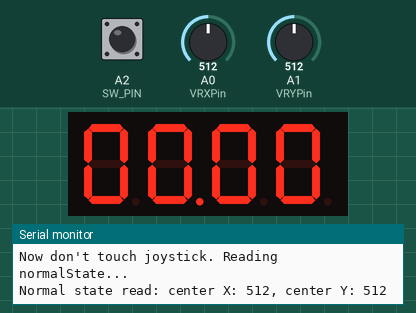
Recording of a sketch running on a simulated Arduino Uno, built with avr-gcc and run on an emulated ATmega328P. On the bench: 4-digit seven-segment display, the last lines printed to the serial monitor. The test bench sets the inputs (shaded band); at power-on: A2 (SW_PIN) HIGH, A0 (VRXPin) = 512, A1 (VRYPin) = 512.

Above: at 3.6 s.
At 4.2 s:
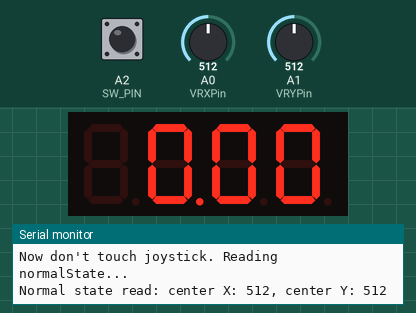
4.3 s: A2 (SW_PIN) pulled LOW for 0.15 s
At 5.1 s:
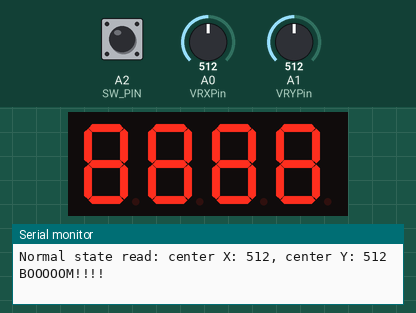
Timing chart, 0 to 7.3 s (numbered marks = the images above; inputs shaded):
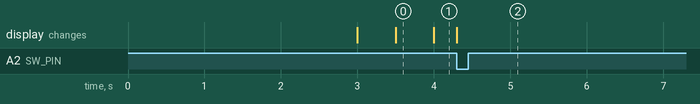

The sketch:

7_segment_led.ino
```cpp
#include "SevSeg.h"
SevSeg sevseg;

byte VRXPin = A0;
byte VRYPin = A1;
byte SW_PIN = A2;
int counter;

int centerX = -1;
int centerY = -1;
int maxX = 1023;
int minX = 0;
int maxY = 1023;
int minY = 0;

bool settingTimer = true;
bool displayState = true;

unsigned long lastUpdateTime = 0;
unsigned long lastBlinkTime = 0;
unsigned long lastInputCheckTime = 0;

const unsigned long blinkInterval = 500;

int timer[] = { 0, 0, 0, 0 };
// int minutes1 = 0;
// int minutes2 = 0;
// int seconds1 = 0;
// int seconds2 = 0;
int selectedNumber = 0;

const unsigned long dotBlinkInterval = 500;
const unsigned long debounceInterval = 300;

unsigned long lastClockUpdate = 0;
unsigned long lastDotBlinkUpdate = 0;
bool dotClockState = true;

bool boom = false;

byte digitOff = 0x00;
byte digitOffDotOn = 0x80;
byte digits[] = {
  0x3F, // '0'
  0x06, // '1'
  0x5B, // '2'
  0x4F, // '3'
  0x66, // '4'
  0x6D, // '5'
  0x7D, // '6'
  0x07, // '7'
  0x7F, // '8'
  0x6F  // '9'
};

byte digitsWithDot[] = {
  0x3F | 0x80, // '0' with dot
  0x06 | 0x80, // '1' with dot
  0x5B | 0x80, // '2' with dot
  0x4F | 0x80, // '3' with dot
  0x66 | 0x80, // '4' with dot
  0x6D | 0x80, // '5' with dot
  0x7D | 0x80, // '6' with dot
  0x07 | 0x80, // '7' with dot
  0x7F | 0x80, // '8' with dot
  0x6F | 0x80  // '9' with dot
};

void setup(){
  byte numDigits = 4;
  byte digitPins[] = {10, 11, 12, 13};
  byte segmentPins[] = {9, 2, 3, 5, 6, 8, 7, 4};
  bool resistorsOnSegments = true;

  byte hardwareConfig = COMMON_CATHODE;
  sevseg.begin(hardwareConfig, numDigits, digitPins, segmentPins, resistorsOnSegments);
  sevseg.setBrightness(90);
  pinMode(SW_PIN, INPUT_PULLUP);
  Serial.begin(9600);
  Serial.println(F("Now don't touch joystick. Reading normalState..."));
  delay(3000);
  centerX = analogRead(VRXPin);
  centerY = analogRead(VRYPin);
  Serial.print(F("Normal state read: "));
  Serial.print(F("center X: "));
  Serial.print(centerX);
  Serial.print(F(", center Y: "));
  Serial.print(centerY);
  Serial.println();
  for (int i = 0; i < 4; i++) {
    sevseg.setSegmentsDigit(timer[i], digits[0]);
  }
  sevseg.refreshDisplay();
}

void loop() {
  if (boom) {
    sevseg.setSegmentsDigit(0, digits[8]);
    sevseg.setSegmentsDigit(1, digits[8]);
    sevseg.setSegmentsDigit(2, digits[8]);
    sevseg.setSegmentsDigit(3, digits[8]);
    sevseg.refreshDisplay();
    return;
  }
  unsigned long now = millis();
  int btnState = digitalRead(SW_PIN);
  if (btnState == LOW) {
    settingTimer = false;
  }

  if (settingTimer) {
    if (now - lastBlinkTime >= blinkInterval) {
      lastBlinkTime = now;
      displayState = !displayState;
      if (displayState) {
        sevseg.setSegmentsDigit(selectedNumber, selectedNumber == 1 ? digitsWithDot[timer[selectedNumber]] : digits[timer[selectedNumber]]);
      } else {
        sevseg.setSegmentsDigit(selectedNumber, selectedNumber == 1 ? digitOffDotOn : digitOff);
      }
    }

    if (now - lastInputCheckTime >= debounceInterval) {
      lastInputCheckTime = now;
      int posX = analogRead(VRXPin);
      int posY = analogRead(VRYPin);

      if (posX > centerX + 400) {
        timer[selectedNumber] = timer[selectedNumber] == 0 ? 0 : timer[selectedNumber] - 1;
      } else if (posX < centerX - 400) {
        timer[selectedNumber] = timer[selectedNumber] == 9 ? 0 : timer[selectedNumber] + 1;
      } else if (posY > centerY + 400) {
        selectedNumber = selectedNumber == 0 ? 3 : selectedNumber - 1;
      } else if (posY < centerY - 400) {
        selectedNumber = selectedNumber == 3 ? 0 : selectedNumber + 1;
      }
    }

    for (int i = 0; i < 4; i++) {
      if (i != selectedNumber) {
        sevseg.setSegmentsDigit(i, i == 1 ? digitsWithDot[timer[i]] : digits[timer[i]]);
      }
    }
  } else {
    if (now - lastClockUpdate > 1000) {
      lastClockUpdate = now;
      if (timer[0] == 0 && timer[1] == 0 && timer[2] == 0 && timer[3] == 0) {
        Serial.println(F("BOOOOOM!!!!"));
        sevseg.setSegmentsDigit(0, digits[8]);
        sevseg.setSegmentsDigit(1, digits[8]);
        sevseg.setSegmentsDigit(2, digits[8]);
        sevseg.setSegmentsDigit(3, digits[8]);
        boom = true;
        return;
      }
      timer[3] = timer[3] == 0 ? 9 : timer[3] - 1;
      if (timer[3] == 9) {
        timer[2] = timer[2] == 0 ? 5 : timer[2] - 1;

        if (timer[2] == 5) {
          timer[1] = timer[1] == 0 ? 9 : timer[1] - 1;

          if (timer[1] == 9 && timer[0] != 0) {
            timer[0] = timer[0] - 1;
          }
        }
      }

      for (int i = 0; i < 4; i++) {
        sevseg.setSegmentsDigit(i, digits[timer[i]]);
      }
    }

    if (now - lastDotBlinkUpdate > dotBlinkInterval) {
      lastDotBlinkUpdate = now;
      dotClockState = !dotClockState;

      if (!dotClockState) {
        sevseg.setSegmentsDigit(1, digits[timer[1]]);
      } else {
        sevseg.setSegmentsDigit(1, digitsWithDot[timer[1]]);
      }
    }
  }

  sevseg.refreshDisplay();
//  static bool lastButtonState = HIGH;
//  int btnState = digitalRead(SW_PIN);
//  if (btnState == LOW && lastButtonState == HIGH) {
//    editingMode = !editingMode;
//    lastButtonState = LOW;
//    delay(50);
//    if (!editingMode) {
//      unsigned long now = millis();
//      lastClockUpdate = now;
//      lastDotBlinkUpdate = now;
//    }
//  } else if (btnState == HIGH) {
//    lastButtonState = HIGH;
//  }
//
//  unsigned long currentTime = millis();
//
//  if (editingMode) {
//    if (currentTime - lastBlinkTime >= blinkInterval) {
//      lastBlinkTime = currentTime;
//      displayState = !displayState;
//
//      if (displayState) {
//        sevseg.setNumber(counter);
//      } else {
//        sevseg.blank();
//      }
//    }
//
//    if (currentTime - lastInputCheckTime >= debounceInterval) {
//      lastInputCheckTime = currentTime;
//      int xPos = analogRead(VRXPin);
//      if (xPos > centerX + 100) {
//        counter = counter == 0 ? 9 : counter - 1;
//      } else if (xPos < centerX - 100) {
//        counter = counter == 9 ? 0 : counter + 1;
//      }
//    }
//  } else {
//    if (currentTime - lastClockUpdate >= 1000) {
//      counter = counter == 9 ? 0 : counter + 1;
//      sevseg.setNumber(counter);
//      lastClockUpdate = millis();
//    }
//    if (currentTime - lastDotBlinkUpdate >= dotBlinkInterval) {
//      sevseg.setNumber(counter, dotClockState ? false : true);
//      dotClockState = !dotClockState;
//      lastDotBlinkUpdate = millis();
//    }
//  }
//  sevseg.refreshDisplay();
}
```

Measured:
- after the input at 4.3 s, the display: changes at once (image 2)
- what the display in image 0 shows lasts 0.5 s, from 3.5 s to 4.0 s
